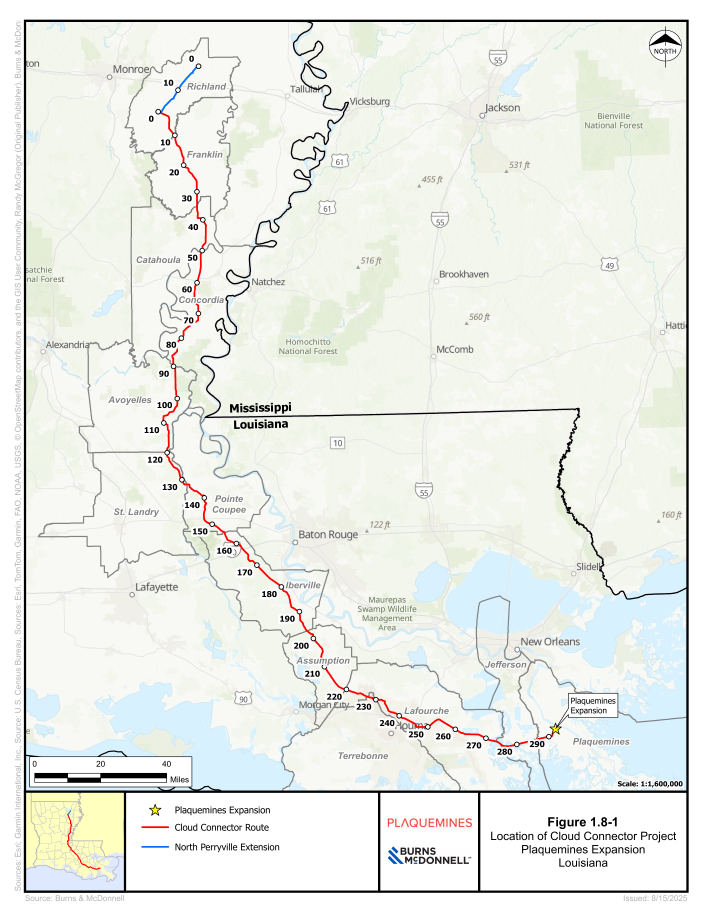
#> input picture batches/united-states-gas/staging/route-creation-newrows-20261020/traces/P8110/map250.png, 2125 x 2750 px (shown at 1/3 size)
$ python overlay.py
#> lines starting #> are read from the running program, lines starting #| are printed output that depends on the picture
import json,sys
from PIL import Image, ImageDraw
t=json.load(open('trace.json')); im=Image.open('map250.png').convert('RGB'); d=ImageDraw.Draw(im)
#> (reads batches/united-states-gas/staging/route-creation-newrows-20261020/traces/P8317/trace.json from the repository)
#> further down, im is the input picture: PIL image 2125x2750 RGB; mean R, G, B 234.5, 237.2, 232
for pl in t['polylines']:
    d.line([tuple(p) for p in pl],fill=(0,255,0),width=3)
    for i,p in enumerate(pl): d.ellipse([p[0]-4,p[1]-4,p[0]+4,p[1]+4],outline=(0,0,255))
im.save('overlay_full.png')
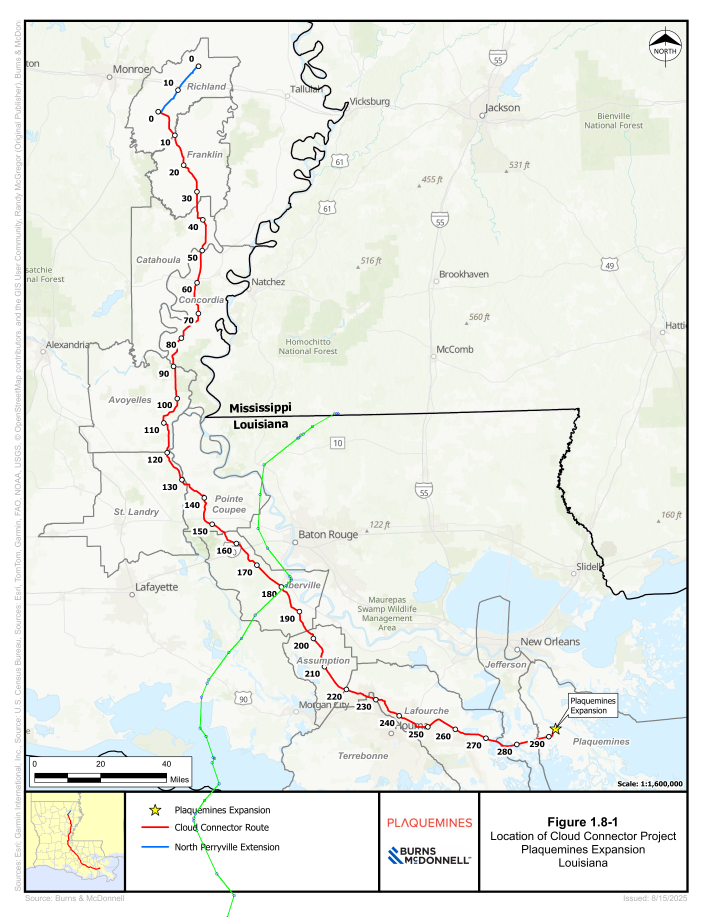
#> saved as overlay_full.png: PIL image 2125x2750 RGB (shown at 1/3 size); mean R, G, B 234.3, 237.2, 231.7
im.crop((0,1900,2125,2400)).save('ov_south.png'); im.crop((200,1300,1000,2000)).save('ov_mid.png')
#> after `im.crop((0, 1900, 2125, 2400)).save('ov_south.png')`:
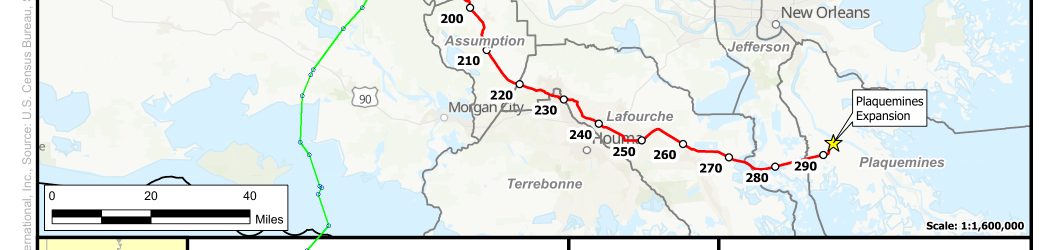
#> saved as ov_south.png: PIL image 2125x500 RGB (shown at 1/2 size); mean R, G, B 226.5, 232.6, 231.9
#> after `im.crop((0, 1900, 2125, 2400)).save('ov_south.png')`:
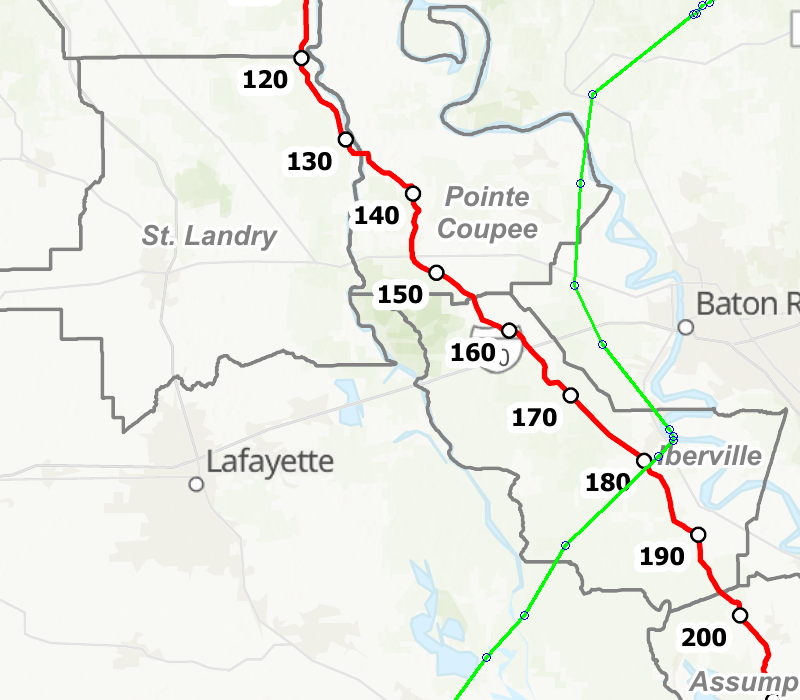
#> saved as ov_mid.png: PIL image 800x700 RGB; mean R, G, B 236.3, 237.4, 230.7
